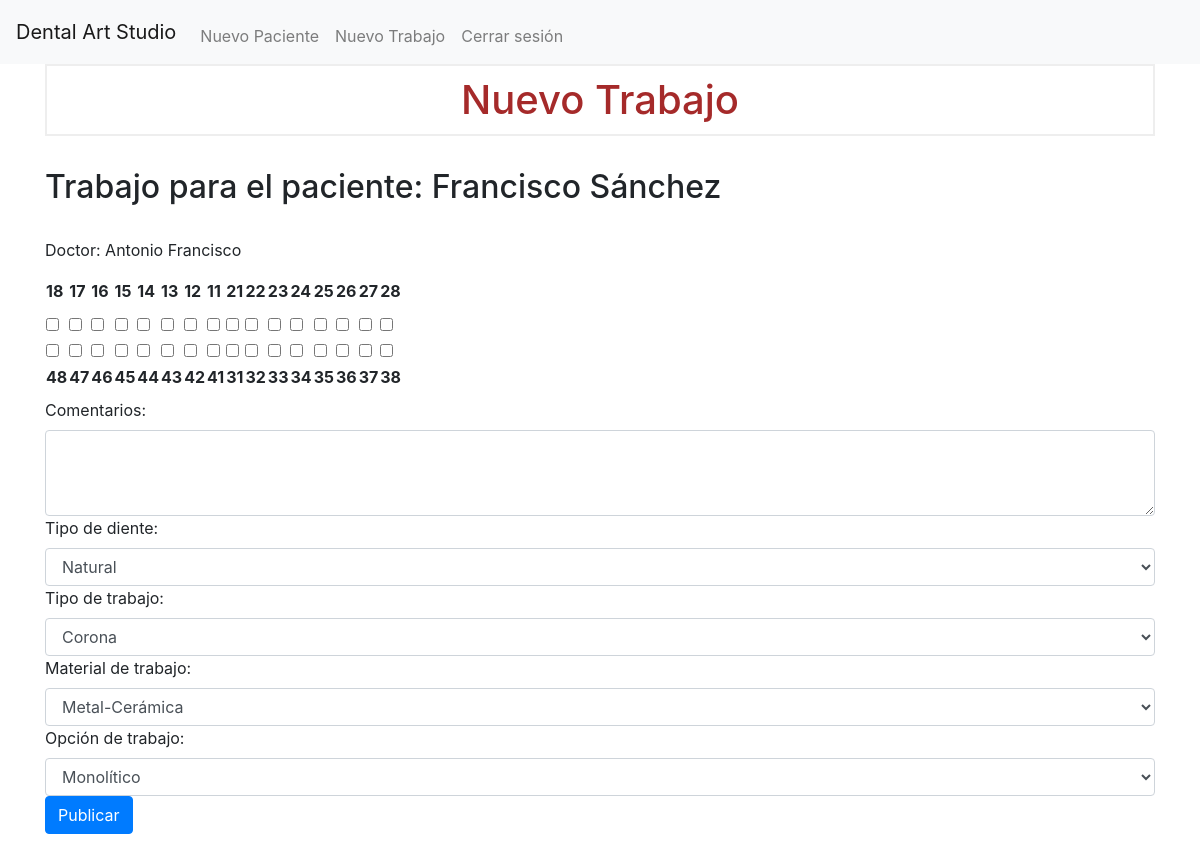
Screenshot of /add_job/6 (signed in) with the database file from the repository.
### tables this page shows
CREATE TABLE patients (
    id INTEGER PRIMARY KEY AUTOINCREMENT,
    doctor_id INTEGER,
    first_name  TEXT NOT NULL,
    last_name TEXT NOT NULL,
    age INTEGER NOT NULL,
    face_shape TEXT,
    basic_color TEXT,
    colorimeter TEXT,
    gum_color TEXT,
    FOREIGN KEY (doctor_id) REFERENCES doctors (id)
);

### app.py (the view, shortened to what this page needs)
@app.route('/add_job/<int:patient_id>', methods=('GET','POST'))
@login_required
def add_job(patient_id):
    JOB_TYPE_LIST = ['Corona', 'Carilla', 'Incrustación', 'Encerado']
    JOB_MATERIAL_LIST =['Metal-Cerámica', 'E-Max', 'Zirconia', 'Ceromero', 'P.M.M.A.']
    patients = get_patients(session.get("user_id"))
    patient = next((patient for patient in patients if patient['id'] == patient_id), None)
    if not patient:
        flash('El paciente no existe o no es válido')
        return redirect(url_for('index'))
    return render_template('add_job.html', patient=patient, job_type_list=JOB_TYPE_LIST, job_material_list=JOB_MATERIAL_LIST)

### helpers.py (called while the page is built)
def login_required(f):
    @wraps(f)
    def decorated_function(*args, **kwargs):
        if session.get("user_id") is None:
            return redirect("/login")
        return f(*args, **kwargs)
    return decorated_function

def get_db_connection():
    conn = sqlite3.connect('database.db')
    conn.row_factory = sqlite3.Row
    return conn

def get_patients(user_id):
    try:
        conny = get_db_connection()
        db = conny.cursor()
        patients = db.execute("SELECT * FROM patients WHERE doctor_id = ?", (user_id,)).fetchall()
        conny.close()
        patients = [dict(patient) for patient in patients]
        return patients
    except Exception as e:
        print(f"Error al obtener pacientes: {e}")
        return None

### templates/add_job.html (shortened to what this page needs)
{% extends "base.html" %}
{% block content %}
    <h1>{% block title %}Nuevo Trabajo{% endblock %}</h1>
    <br>
    <h2>Trabajo para el paciente: {{ patient.first_name  }} {{ patient.last_name }}</h2>
    <br>
    <p>Doctor: {{ session['user_info']['first_name'] }} {{ session['user_info']['last_name'] }}</p>
    <form method="post">
        <div class="form-group">
            <table>
                <tr>
                    <th><label for="18">18</label></th>
                    <th><label for="17">17</label></th>
                    <th><label for="16">16</label></th>
                    <th><label for="15">15</label></th>
                    <th><label for="14">14</label></th>
                    <th><label for="13">13</label></th>
                    <th><label for="12">12</label></th>
                    <th><label for="11">11</label></th>
                    <th><label for="21">21</label></th>
                    <th><label for="22">22</label></th>
                    <th><label for="23">23</label></th>
                    <th><label for="24">24</label></th>
                    <th><label for="25">25</label></th>
                    <th><label for="26">26</label></th>
                    <th><label for="27">27</label></th>
                    <th><label for="28">28</label></th>
                </tr>
                <tr>
                    <td><input type="checkbox" id="18" value="18" name="teeth"></td>
                    <td><input type="checkbox" id="17" value="17" name="teeth"></td>
                    <td><input type="checkbox" id="16" value="16" name="teeth"></td>
                    <td><input type="checkbox" id="15" value="15" name="teeth"></td>
                    <td><input type="checkbox" id="14" value="14" name="teeth"></td>
                    <td><input type="checkbox" id="13" value="13" name="teeth"></td>
                    <td><input type="checkbox" id="12" value="12" name="teeth"></td>
                    <td><input type="checkbox" id="11" value="11" name="teeth"></td>
                    <td><input type="checkbox" id="21" value="21" name="teeth"></td>
                    <td><input type="checkbox" id="22" value="22" name="teeth"></td>
                    <td><input type="checkbox" id="23" value="23" name="teeth"></td>
                    <td><input type="checkbox" id="24" value="24" name="teeth"></td>
                    <td><input type="checkbox" id="25" value="25" name="teeth"></td>
                    <td><input type="checkbox" id="26" value="26" name="teeth"></td>
                    <td><input type="checkbox" id="27" value="27" name="teeth"></td>
                    <td><input type="checkbox" id="28" value="28" name="teeth"></td>
                </tr>
                <tr>
                    <td><input type="checkbox" id="48" value="48" name="teeth"></td>
                    <td><input type="checkbox" id="47" value="47" name="teeth"></td>
                    <td><input type="checkbox" id="46" value="46" name="teeth"></td>
                    <td><input type="checkbox" id="45" value="45" name="teeth"></td>
                    <td><input type="checkbox" id="44" value="44" name="teeth"></td>
                    <td><input type="checkbox" id="43" value="43" name="teeth"></td>
                    <td><input type="checkbox" id="42" value="42" name="teeth"></td>
                    <td><input type="checkbox" id="41" value="41" name="teeth"></td>
                    <td><input type="checkbox" id="31" value="31" name="teeth"></td>
                    <td><input type="checkbox" id="32" value="32" name="teeth"></td>
                    <td><input type="checkbox" id="33" value="33" name="teeth"></td>
                    <td><input type="checkbox" id="34" value="34" name="teeth"></td>
                    <td><input type="checkbox" id="35" value="35" name="teeth"></td>
                    <td><input type="checkbox" id="36" value="36" name="teeth"></td>
                    <td><input type="checkbox" id="37" value="37" name="teeth"></td>
                    <td><input type="checkbox" id="38" value="38" name="teeth"></td>
                </tr>
                <tr>
                    <th><label for="48">48</label></th>
                    <th><label for="47">47</label></th>
                    <th><label for="46">46</label></th>
                    <th><label for="45">45</label></th>
                    <th><label for="44">44</label></th>
                    <th><label for="43">43</label></th>
                    <th><label for="42">42</label></th>
                    <th><label for="41">41</label></th>
                    <th><label for="31">31</label></th>
                    <th><label for="32">32</label></th>
                    <th><label for="33">33</label></th>
                    <th><label for="34">34</label></th>
                    <th><label for="35">35</label></th>
                    <th><label for="36">36</label></th>
                    <th><label for="37">37</label></th>
                    <th><label for="38">38</label></th>
                </tr>
            </table>
            <label for="comments">Comentarios:</label>
            <textarea class="form-control" id="comments" name="comments" rows="3"></textarea>
            <label for="tooth_type">Tipo de diente:</label>
            <select class="form-control" id="tooth_type" name="tooth_type">
                <option value="Natural">Natural</option>
            </select>
            <label for="job_type">Tipo de trabajo:</label>
            <select class="form-control" id="job_type" name="job_type">
            {% for job_type in job_type_list %}
                <option value="{{ job_type }}">{{ job_type }}</option>
            {% endfor %}
            </select>
            <label for="job_material">Material de trabajo:</label>
            <select class="form-control" id="job_material" name="job_material">
            {% for job_material in job_material_list %}
                <option value="{{ job_material }}">{{ job_material }}</option>
            {% endfor %}
            </select>
            <label for="job_option">Opción de trabajo:</label>
            <select class="form-control" id="job_option" name="job_option">
                <option value="Monolítico">Monolítico</option>
            </select>
            <button type="submit" class="btn btn-primary">Publicar</button>
        </div>
    </form>
{% endblock %}

### static/css/style.css (style rules this page uses)
h1 { border: 2px #eee solid; color: brown; text-align: center; padding: 10px; }

### rows the page displays
patients: first_name "Francisco", last_name "Sánchez", user_info.last_name "Francisco"
patients: user_info.first_name "Antonio"

### other values shown
form field job_type "Corona"
form field job_material "Metal-Cerámica"
